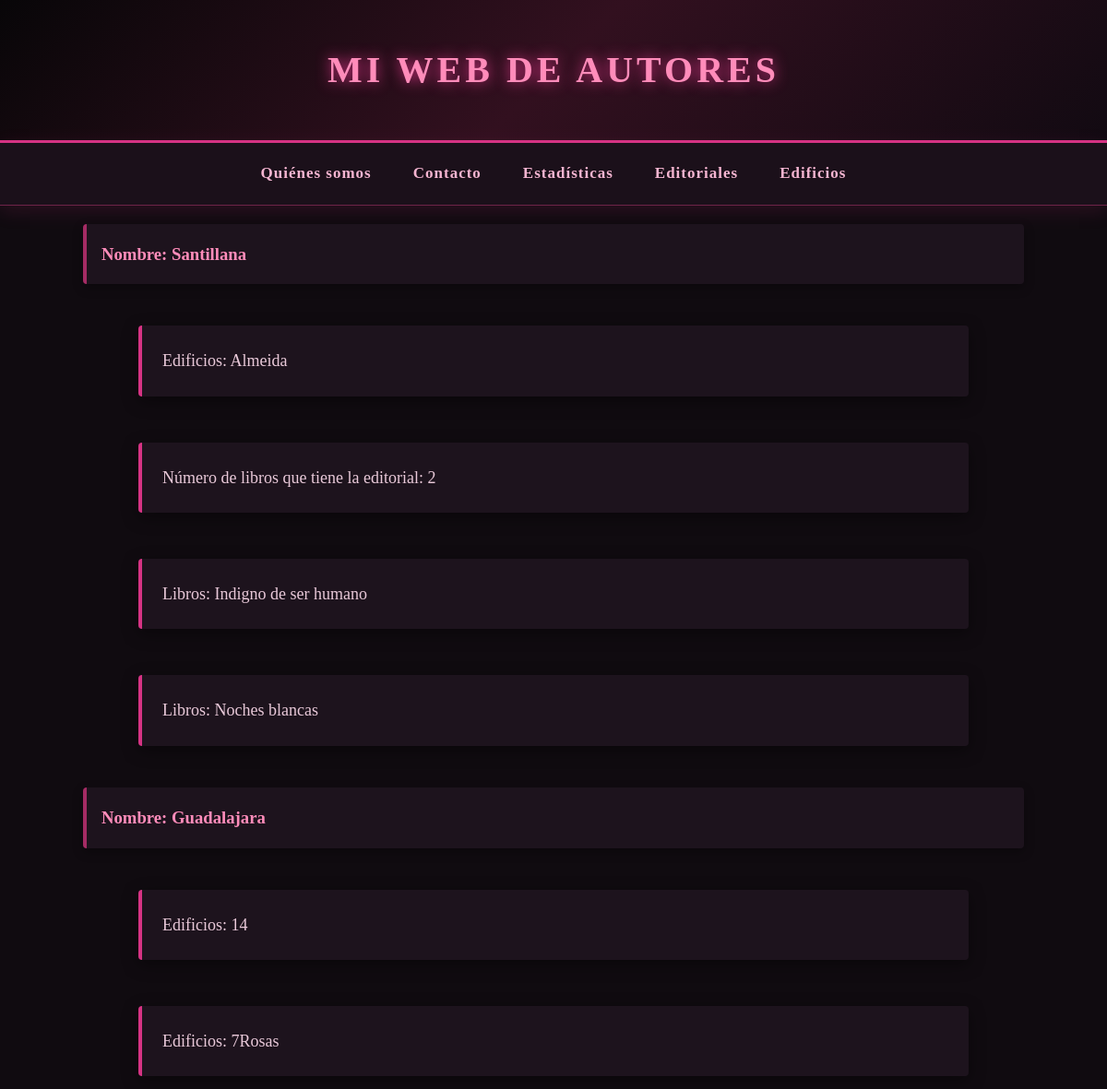
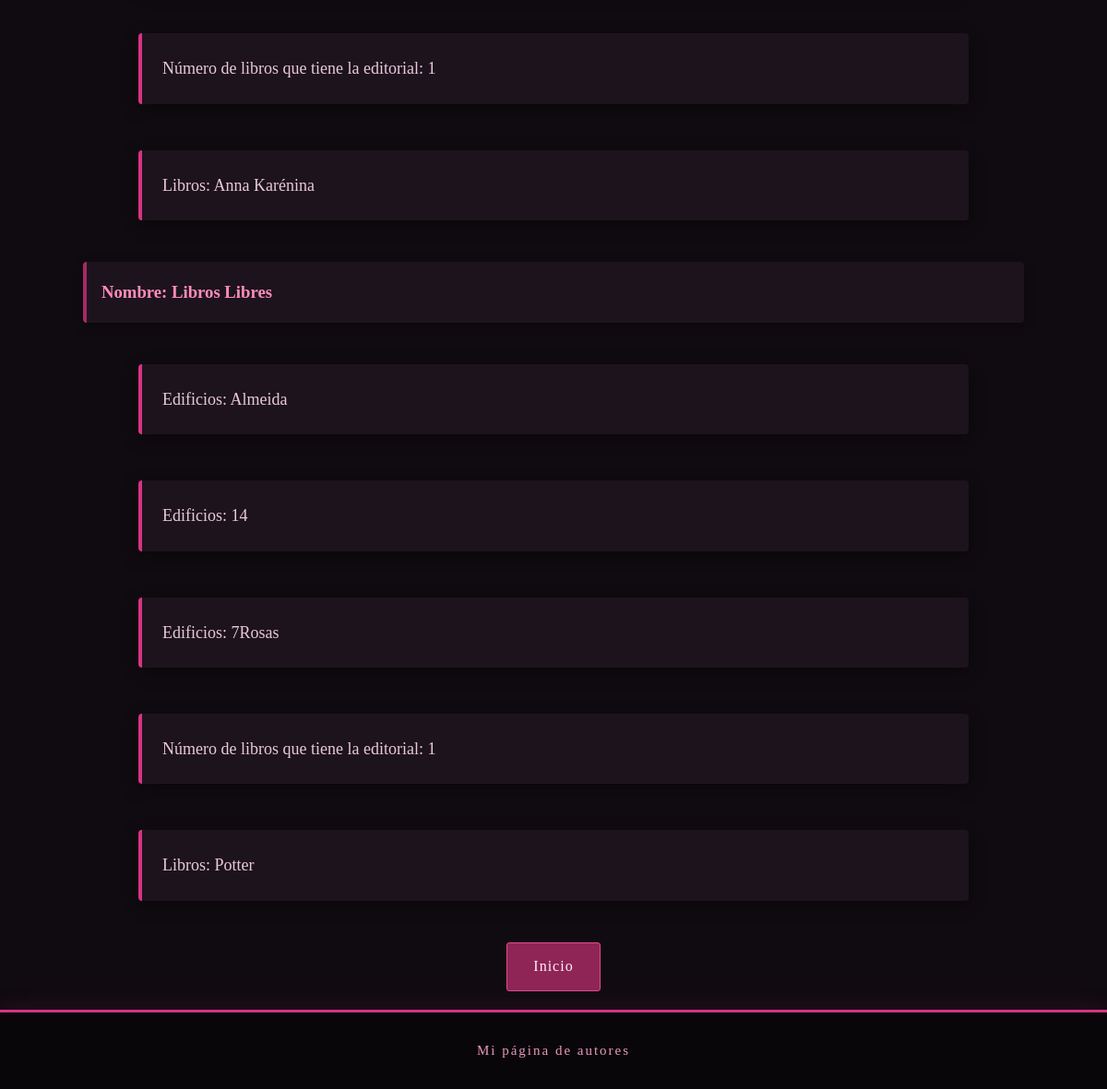
The page /autores/editoriales/ on the database its author committed (2 pictures, top to bottom).
### autores_clasicos/models.py (models this page shows, shortened)
class Editorial(models.Model):
    nombre=models.CharField(max_length=200)
    edificio=models.ManyToManyField(
        Edificio,
        blank=True,
        null=True
    )

class Edificio(models.Model):
    class Ciudad(models.TextChoices):
        SEVILLA = 'SE', 'Sevilla',
        MADRID = 'MA', 'Madrid'
        BARCELONA = 'BA', 'Barcelona'
        MURCIA = 'MU', 'Murcia'
        BIELEFELD = 'BI', 'Bielefeld'
    nombre= models.CharField(max_length=200)
    ciudad=models.CharField(max_length=3, choices=Ciudad.choices)

class Libro(models.Model):
    nombre= models.CharField(max_length=200)
    genero= models.CharField(max_length=200)
    num_paginas= models.PositiveBigIntegerField()
    autor = models.ForeignKey(Autor, on_delete=models.CASCADE)
    editorial= models.ForeignKey(Editorial, on_delete=models.PROTECT, blank=True, null=True)
    '''
    ForeignKey(on_delete=models.PROTECT) -> no se borra si se borra el relacionado
    CASCADE -> se borran los hijitos
    -------------
    Relaciones:
    -Uno a muchos se hace sin poner nada, con fk normal
        autor = models.ForeignKey(Autor, on_delete=models.CASCADE)
        Lo pongo en LIBRO y asi digo un LIBRO puede tener un autor
        pero un autor muchos libros
    -el many to many tenemos que decir a django que cree una tabla intermedia
    autores= models.ManyToManyField(Autor, related_name="hola", blank=True)
    (debes mirar en bbdd en qué entidad concreta se crea el campo cuando es m:n), las normas de formalización
    La tabla intermedia puede tener un atributo extra o varios (relacion aula- personasClase tiene olor)->
    Pues añades un nuevo parametro despues de Autor, que es through="nombreClase"->
     esa clase que he creado tiene fk de cada una de las otras dos tablas
     + el resto de atributos que me den la gana
     -onetoonefield es uno a uno
     models.OneToOneField(...)


     -> agregar haces libro.autores.add(autor)
--------
related_name: sirve para personalizar el acceso inverso a una relación. SUSTITUYE AL _set      .all()
__ : sirve para consultas: Libro.objects.filter(edificio__nombre='Torre del Oro')
     y coge y atraviesa todo


__ (doble guion bajo): sirve para navegar por relaciones en consultas (filter, annotate, aggregate, etc.).

-----------------------------------------------------------------------------------------------
problema n+1 y su solución->
dos soluciones:
-select_related() -> uno dos registros
    libros= Libro.objects.select_related("editorial") //es como una consulta JOIN, para este libro ponme los datos de su
    editorial relacionada. Es solo una consulta. Dentro de libro debe existir la col editorial que sea fk, claro

-prefetch_related() -> a veces de cada libro hay un numero indeterminado de editoriales (one to many o many to many)
para cada libro me puede sacar 4 autores, para otro 2...
asi que usamos prefetch_related()
asi que para usarlo haces print de libro.autores.all()
------------------------------------------------------------------------------------------------
combinacion de related y prefetch


libros= Libro.objetcs.select_related("editorial").prefetch_related("autores")
es decir: dame para cada libro su editorial y todos sus autores (las dos fk que tiene)

el prefetch te coge todos los datos de la tabla referenciada, puedo especificar la consulta sql

editoriales= Editorial.objects.prefetch_related(
Prefetch(
"libros"
queryset=Libro.objects.filter(disponible=True).order_by("titulo))
etc etc etc
)

------------------------------------------------------------------------------------------------------
DIFERENCIAS:
SUSTITYYE AL FOR PARA HACER CONSULTAS MAS OPTIMAS
-annotate() -> añadir un cálculo a cada objeto individual(cuántos pasteles tiene cada sucursal)


-aggregate()-> como annotate pero en vez de dar un resultado por cada objeto, da un resultado global (cuántos pasteles
tienen todas las sucursales juntas)


SUSTITYE A AVG, COUNT SUM MAX LO PODRIA HACER EN PYTHON PERO LO HAGO CON SQL
-select_related() -> optimizar consultas cuando hay fk. (VENTAS relaciona SUCURSAL con PASTEL. Puedo coger todas las VENTAS
e i terar en cada venta para ir contando cuántos pastele en total ha vendido cada sucursal
o  hacer un JOIN de dame VENTA donde sucursal sea 'aeropuerto' y donde PASTEL.SABOR sea 'fresa')ç




-prefetch_related() ->
# 1. Obtenemos todos los empleados de la base de datos.
# prefetch_related("sucursales") le dice a Django que también
# cargue las sucursales relacionadas con cada empleado.
# Así evitamos hacer una consulta por cada empleado al acceder a sus sucursales.

empleados = Empleado.objects.prefetch_related("sucursales")


# 2. Recorremos uno por uno todos los empleados obtenidos.
for empleado in empleados:

    # 3. Obtenemos todas las sucursales a las que pertenece este empleado.
    # Como hemos utilizado prefetch_related(), Django ya las ha cargado.
    sucursales = empleado.sucursales.all()

    # 4. Contamos cuántas sucursales tiene este empleado.
    # len() cuenta los elementos de la lista (QuerySet precargado).
    total = len(sucursales)

    # 5. Mostramos el nombre del empleado.
    print(empleado.nombre)

    # 6. Mostramos el número total de sucursales de ese empleado.
    print("Total de sucursales:", total)

    # 7. Recorremos todas las sucursales de este empleado.
    for sucursal in sucursales:

        # 8. Mostramos el nombre de cada sucursal.
        print(sucursal.nombre)


        --DEBERES USAR LO ANTEERIOR, META, STR




        Utiliza Prefetch para obtener solo los libros disponibles de cada editorial.
        solo los libros cuyo autor no este funado
    '''

### autores_clasicos/views.py (the view)
# urls.py: path('editoriales/', views.editorial_libros, name='editoriales_funcion_python'),
def editorial_libros(request):
    editoriales = Editorial.objects.annotate(
        num_libros=Count('libro')
    )
    return render(request, 'autores_clasicos/editorial_completa.html', {'editoriales': editoriales})

### autores_clasicos/templates/autores_clasicos/editorial_completa.html
{% extends 'autores_clasicos/main.html' %}
{% block contenido %}
{% for editorial in editoriales %}
    <h3>Nombre: {{editorial.nombre}}</h3>
                {% for edificio in editorial.edificio.all %}
                <p>Edificios: {{edificio.nombre}}</p>
                {% endfor %}
    <p>Número de libros que tiene la editorial: {{editorial.num_libros}}</p>
                {% for libro in editorial.libro_set.all %}
                <p>Libros: {{libro.nombre}}</p>
                {% endfor %}
{% endfor %}
    <a href="{% url 'inicio' %}">Inicio</a>
{% endblock %}

### autores_clasicos/static/autores_clasicos/css/autores_clasicos.css (style rules this page uses)
* { margin: 0; padding: 0; box-sizing: border-box; }
body { font-family: 'Georgia', serif; background-color: #100b10; color: #f2dce9; line-height: 1.8; min-height: 100vh; display: flex; flex-direction: column; }
p { background-color: #1d131d; color: #e9c9d9; width: 85%; max-width: 900px; margin: 25px auto; padding: 22px; border-left: 4px solid #d63384; border-radius: 4px; font-size: 18px; box-shadow: 0 5px 18px rgba(0, 0, 0, 0.4); }
h3 { color: #ff8cba; width: 85%; margin: 20px auto; padding: 16px; background-color: #1d131d; border-radius: 4px; border-left: 4px solid #a52b64; box-shadow: 0 4px 12px rgba(0, 0, 0, 0.3); }
body > a, main > a, p + a, hr + a { display: block; width: fit-content; margin: 20px auto; padding: 11px 28px; background-color: #8f2457; color: #fff0f7; text-decoration: none; border: 1px solid #e34b91; border-radius: 3px; letter-spacing: 1px; transition: 0.3s; }
a { cursor: pointer; }

### rows shown on the page
Editorial: nombre "Santillana", num_libros "2"
Edificio: nombre "Almeida"
Libro: nombre "Indigno de ser humano"
Libro: nombre "Noches blancas"
Editorial: nombre "Guadalajara", num_libros "1"
Edificio: nombre "14"
Edificio: nombre "7Rosas"
Libro: nombre "Anna Karénina"
Editorial: nombre "Libros Libres", num_libros "1"
Libro: nombre "Potter"
